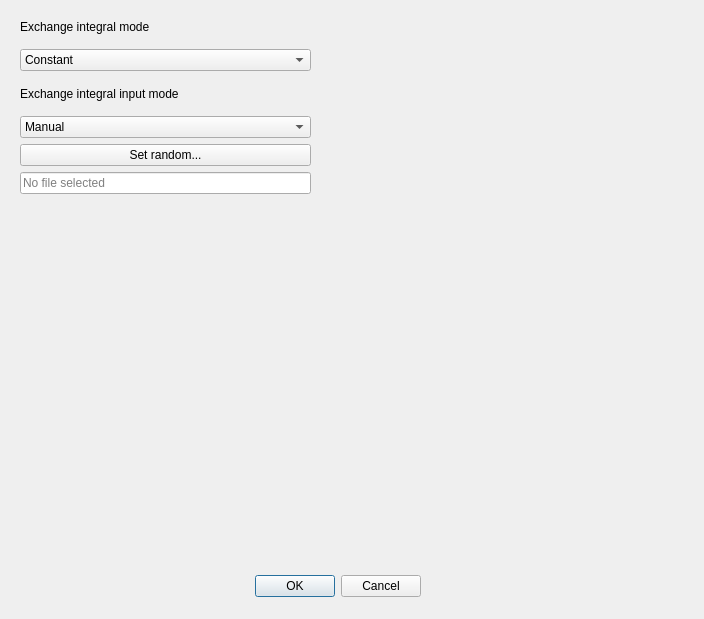
<?xml version="1.0" encoding="UTF-8"?>
<ui version="4.0">
 <class>FaustSpinExchangeIntegralDialog</class>
 <widget class="QDialog" name="FaustSpinExchangeIntegralDialog">
  <property name="geometry">
   <rect>
    <x>0</x>
    <y>0</y>
    <width>704</width>
    <height>619</height>
   </rect>
  </property>
  <property name="windowTitle">
   <string>Set Exchange Integral</string>
  </property>
  <widget class="QDialogButtonBox" name="buttonBox">
   <property name="geometry">
    <rect>
     <x>80</x>
     <y>570</y>
     <width>341</width>
     <height>32</height>
    </rect>
   </property>
   <property name="orientation">
    <enum>Qt::Orientation::Horizontal</enum>
   </property>
   <property name="standardButtons">
    <set>QDialogButtonBox::StandardButton::Cancel|QDialogButtonBox::StandardButton::Ok</set>
   </property>
  </widget>
  <widget class="QWidget" name="">
   <property name="geometry">
    <rect>
     <x>20</x>
     <y>10</y>
     <width>291</width>
     <height>184</height>
    </rect>
   </property>
   <layout class="QGridLayout" name="gridLayout">
    <item row="0" column="0">
     <widget class="QLabel" name="label_17">
      <property name="text">
       <string>Exchange integral mode</string>
      </property>
     </widget>
    </item>
    <item row="1" column="0">
     <widget class="QComboBox" name="exchangeModeComboBox">
      <item>
       <property name="text">
        <string>Constant</string>
       </property>
      </item>
      <item>
       <property name="text">
        <string>Matrix</string>
       </property>
      </item>
     </widget>
    </item>
    <item row="2" column="0">
     <widget class="QLabel" name="label_18">
      <property name="text">
       <string>Exchange integral input mode</string>
      </property>
     </widget>
    </item>
    <item row="3" column="0">
     <widget class="QComboBox" name="exchangeInputComboBox">
      <item>
       <property name="text">
        <string>Manual</string>
       </property>
      </item>
      <item>
       <property name="text">
        <string>Random </string>
       </property>
      </item>
      <item>
       <property name="text">
        <string>File</string>
       </property>
      </item>
     </widget>
    </item>
    <item row="4" column="0">
     <widget class="QPushButton" name="exchangeSettingsButton">
      <property name="text">
       <string>Set random...</string>
      </property>
     </widget>
    </item>
    <item row="5" column="0">
     <widget class="QLineEdit" name="exchangeIntegralFileLineEdit">
      <property name="readOnly">
       <bool>true</bool>
      </property>
      <property name="placeholderText">
       <string>No file selected</string>
      </property>
     </widget>
    </item>
   </layout>
  </widget>
 </widget>
 <resources/>
 <connections>
  <connection>
   <sender>buttonBox</sender>
   <signal>accepted()</signal>
   <receiver>FaustSpinExchangeIntegralDialog</receiver>
   <slot>accept()</slot>
   <hints>
    <hint type="sourcelabel">
     <x>248</x>
     <y>254</y>
    </hint>
    <hint type="destinationlabel">
     <x>157</x>
     <y>274</y>
    </hint>
   </hints>
  </connection>
  <connection>
   <sender>buttonBox</sender>
   <signal>rejected()</signal>
   <receiver>FaustSpinExchangeIntegralDialog</receiver>
   <slot>reject()</slot>
   <hints>
    <hint type="sourcelabel">
     <x>316</x>
     <y>260</y>
    </hint>
    <hint type="destinationlabel">
     <x>286</x>
     <y>274</y>
    </hint>
   </hints>
  </connection>
 </connections>
</ui>
